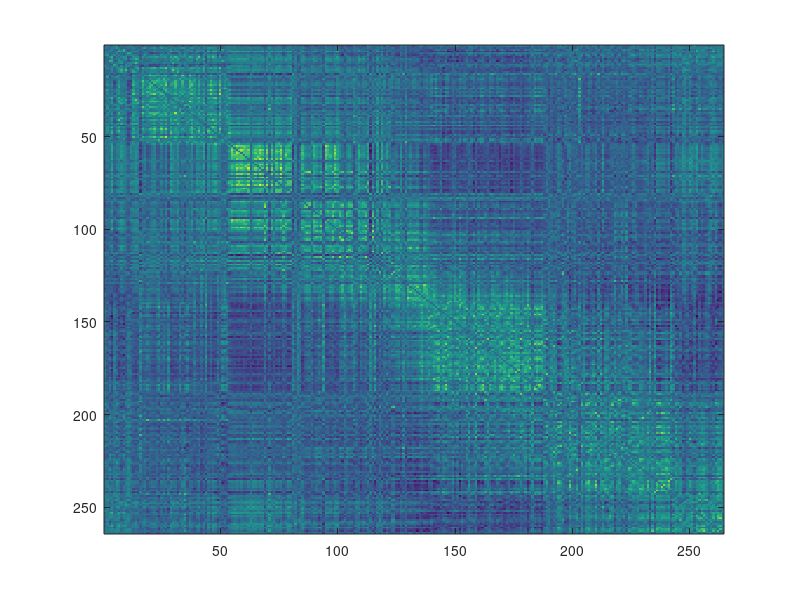
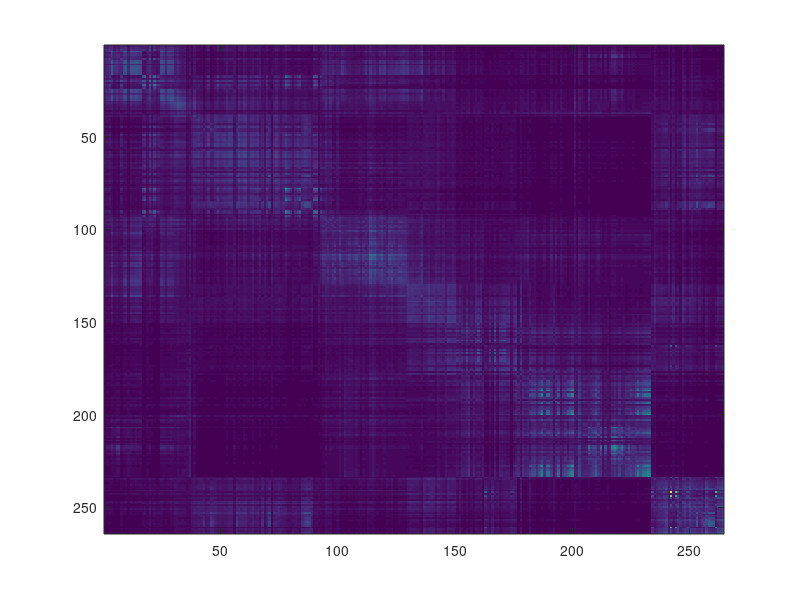
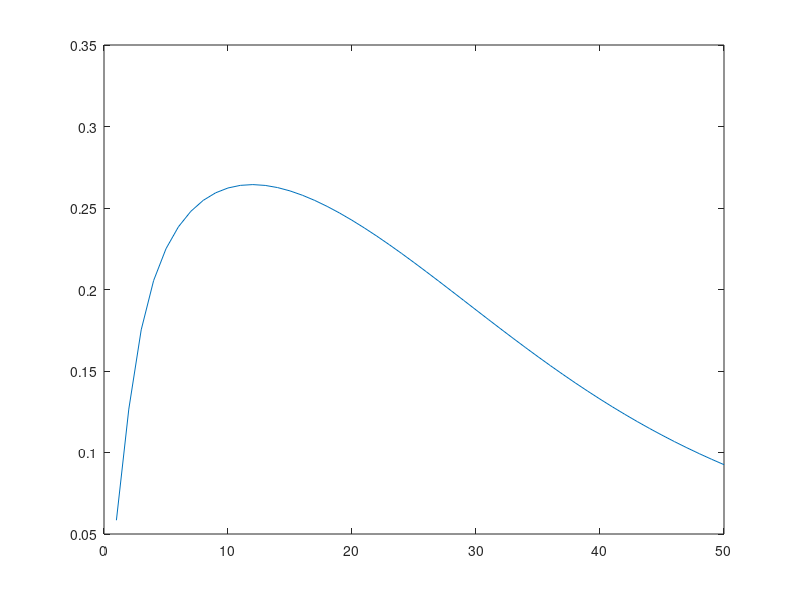

Recreate these plots in MATLAB, in order.
%{
Data: Autism TD(Typically Developing) i.e, Healthy samples
Age Group: 4 to 20.
ROI: 264
source: http://umcd.humanconnectomeproject.org
%}

%Reading data
FC = dlmread('UCLA_Autism_TD128_rsfMRI_connectmat.txt');
FC(isinf(FC)) = 0;

W_s = dlmread('UCLA_Autism_TD128B_DTI_connectmat.txt');
D_s = diag(sum(W_s));

%Calculating Laplacian
L_sym = diag(ones(size(W_s,1),1)) - D_s^(-0.5)*W_s*D_s^(-0.5);
Fc_norm = (FC - min(FC(:)))/(max(FC(:))-min(FC(:)));

%Eig decomp. of lap.
[vec, val] = eig(L_sym);

maxi = -1;
t = -1;

%exp(val*i)
for i = 1:50
    Diag_s_exp = diag(exp(-sum(val,1)*i));
    H_s = vec * Diag_s_exp * vec';

    %Normalizing in the range [0 1]
    H_s2 = (H_s - min(H_s(:)))/(max(H_s(:)) - min(H_s(:))); %Normalized Heat Kernal

    %Pearson correlation between H_s2 and Fc_norm
    mean_calc = mean2(H_s2);
    mean_ground = mean2(Fc_norm);

    H_s2 = H_s2 - mean_calc;
    Fc_norm = Fc_norm - mean_ground;
    temp = H_s2.*Fc_norm;
    H_sq = H_s2.*H_s2;
    Fc_sq = Fc_norm.*Fc_norm;

    pear_corr = sum(temp(:))/(sqrt(sum(H_sq(:)))*sqrt(sum(Fc_sq(:))));
    arr(i) = pear_corr;
    fprintf('Per_corr for t=%d', i);
    disp(pear_corr);
    
    %Find Max Pearson correlation coefficient and save t
    if pear_corr>=maxi
        maxi = pear_corr;
        t = i;
    end
    
end

fprintf('Max Pearson correlation = %d', maxi);
fprintf('\nt = %d\n', t);

%Regenerating for displaying o/p
Diag_s_exp = diag(exp(-sum(val,1)*t));
H_s = vec * Diag_s_exp * vec';

%Normalizing in the range [0 1]
H_s2 = (H_s - min(H_s(:)))/(max(H_s(:)) - min(H_s(:))); %Normalized Heat Kernal

figure; title('True Functional Connectivity'); imagesc(Fc_norm);
figure; imagesc(H_s2);
figure; plot(arr);